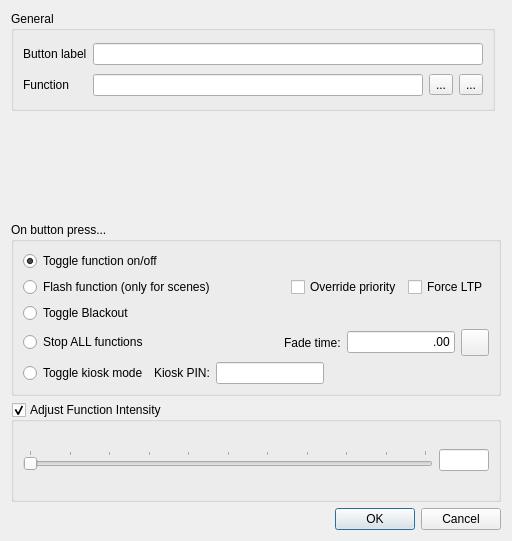
<?xml version="1.0" encoding="UTF-8"?>
<ui version="4.0">
 <author>Massimo Callegari</author>
 <comment>
  Q Light Controller Plus
  vcbuttonproperties.ui

  Copyright (c) 2015 Massimo Callegari

  Licensed under the Apache License, Version 2.0 (the &quot;License&quot;);
  you may not use this file except in compliance with the License.
  You may obtain a copy of the License at

      http://www.apache.org/licenses/LICENSE-2.0.txt

  Unless required by applicable law or agreed to in writing, software
  distributed under the License is distributed on an &quot;AS IS&quot; BASIS,
  WITHOUT WARRANTIES OR CONDITIONS OF ANY KIND, either express or implied.
  See the License for the specific language governing permissions and
  limitations under the License.
 </comment>
 <class>VCButtonProperties</class>
 <widget class="QDialog" name="VCButtonProperties">
  <property name="geometry">
   <rect>
    <x>0</x>
    <y>0</y>
    <width>512</width>
    <height>541</height>
   </rect>
  </property>
  <property name="windowTitle">
   <string>Button properties</string>
  </property>
  <layout class="QGridLayout" name="gridLayout">
   <item row="4" column="0" colspan="2">
    <widget class="QGroupBox" name="groupBox_4">
     <property name="title">
      <string>On button press...</string>
     </property>
     <layout class="QVBoxLayout">
      <item>
       <widget class="QRadioButton" name="m_toggle">
        <property name="toolTip">
         <string>Toggle the assigned function on/off with this button</string>
        </property>
        <property name="text">
         <string>Toggle function on/off</string>
        </property>
        <property name="checked">
         <bool>true</bool>
        </property>
       </widget>
      </item>
      <item>
       <layout class="QHBoxLayout" name="horizontalLayout_4">
        <item>
         <widget class="QRadioButton" name="m_flash">
          <property name="toolTip">
           <string>Flash the assigned function with this button</string>
          </property>
          <property name="text">
           <string>Flash function (only for scenes)</string>
          </property>
         </widget>
        </item>
        <item>
         <spacer name="horizontalSpacer">
          <property name="orientation">
           <enum>Qt::Horizontal</enum>
          </property>
          <property name="sizeHint" stdset="0">
           <size>
            <width>40</width>
            <height>20</height>
           </size>
          </property>
         </spacer>
        </item>
        <item>
         <widget class="QCheckBox" name="m_overridePriority">
          <property name="text">
           <string>Override priority</string>
          </property>
         </widget>
        </item>
        <item>
         <widget class="QCheckBox" name="m_forceLTP">
          <property name="text">
           <string>Force LTP</string>
          </property>
         </widget>
        </item>
       </layout>
      </item>
      <item>
       <widget class="QRadioButton" name="m_blackout">
        <property name="text">
         <string>Toggle Blackout</string>
        </property>
       </widget>
      </item>
      <item>
       <layout class="QHBoxLayout" name="horizontalLayout_2">
        <item>
         <widget class="QRadioButton" name="m_stopAll">
          <property name="sizePolicy">
           <sizepolicy hsizetype="MinimumExpanding" vsizetype="Fixed">
            <horstretch>0</horstretch>
            <verstretch>0</verstretch>
           </sizepolicy>
          </property>
          <property name="text">
           <string>Stop ALL functions</string>
          </property>
         </widget>
        </item>
        <item>
         <widget class="QLabel" name="m_safFadeLabel">
          <property name="text">
           <string>Fade time:</string>
          </property>
         </widget>
        </item>
        <item>
         <widget class="QLineEdit" name="m_fadeOutEdit">
          <property name="sizePolicy">
           <sizepolicy hsizetype="Minimum" vsizetype="Fixed">
            <horstretch>0</horstretch>
            <verstretch>0</verstretch>
           </sizepolicy>
          </property>
          <property name="text">
           <string notr="true">.00</string>
          </property>
          <property name="alignment">
           <set>Qt::AlignRight|Qt::AlignTrailing|Qt::AlignVCenter</set>
          </property>
         </widget>
        </item>
        <item>
         <widget class="QToolButton" name="m_speedDialButton">
          <property name="icon">
           <iconset resource="../qlcui.qrc">
            <normaloff>:/speed.png</normaloff>:/speed.png</iconset>
          </property>
          <property name="iconSize">
           <size>
            <width>20</width>
            <height>20</height>
           </size>
          </property>
          <property name="checkable">
           <bool>true</bool>
          </property>
         </widget>
        </item>
       </layout>
      </item>
      <item>
       <layout class="QHBoxLayout" name="horizontalLayout_3">
        <item>
         <widget class="QRadioButton" name="m_kiosk">
          <property name="text">
           <string>Toggle kiosk mode</string>
          </property>
         </widget>
        </item>
        <item>
         <widget class="QLabel" name="m_kioskPinLabel">
          <property name="text">
           <string>Kiosk PIN:</string>
          </property>
         </widget>
        </item>
        <item>
         <widget class="QLineEdit" name="m_kioskPinEdit">
          <property name="sizePolicy">
           <sizepolicy hsizetype="Minimum" vsizetype="Fixed">
            <horstretch>0</horstretch>
            <verstretch>0</verstretch>
           </sizepolicy>
          </property>
          <property name="maxLength">
           <number>4</number>
          </property>
          <property name="alignment">
           <set>Qt::AlignRight|Qt::AlignTrailing|Qt::AlignVCenter</set>
          </property>
         </widget>
        </item>
        <item>
         <spacer name="horizontalSpacer_2">
          <property name="orientation">
           <enum>Qt::Horizontal</enum>
          </property>
          <property name="sizeHint" stdset="0">
           <size>
            <width>40</width>
            <height>20</height>
           </size>
          </property>
         </spacer>
        </item>
       </layout>
      </item>
     </layout>
    </widget>
   </item>
   <item row="6" column="0" colspan="2">
    <widget class="QDialogButtonBox" name="m_buttonBox">
     <property name="orientation">
      <enum>Qt::Horizontal</enum>
     </property>
     <property name="standardButtons">
      <set>QDialogButtonBox::Cancel|QDialogButtonBox::Ok</set>
     </property>
    </widget>
   </item>
   <item row="5" column="0" colspan="2">
    <widget class="QGroupBox" name="m_intensityGroup">
     <property name="toolTip">
      <string>Adjust function intensity when it is running</string>
     </property>
     <property name="title">
      <string>Adjust Function Intensity</string>
     </property>
     <property name="checkable">
      <bool>true</bool>
     </property>
     <layout class="QHBoxLayout" name="horizontalLayout">
      <item>
       <widget class="QSlider" name="m_intensitySlider">
        <property name="sizePolicy">
         <sizepolicy hsizetype="MinimumExpanding" vsizetype="Fixed">
          <horstretch>1</horstretch>
          <verstretch>0</verstretch>
         </sizepolicy>
        </property>
        <property name="toolTip">
         <string>Function's adjusted intensity percentage when run</string>
        </property>
        <property name="minimum">
         <number>0</number>
        </property>
        <property name="maximum">
         <number>100</number>
        </property>
        <property name="orientation">
         <enum>Qt::Horizontal</enum>
        </property>
        <property name="invertedAppearance">
         <bool>false</bool>
        </property>
        <property name="invertedControls">
         <bool>false</bool>
        </property>
        <property name="tickPosition">
         <enum>QSlider::TicksAbove</enum>
        </property>
        <property name="tickInterval">
         <number>10</number>
        </property>
       </widget>
      </item>
      <item>
       <widget class="QLineEdit" name="m_intensityEdit">
        <property name="sizePolicy">
         <sizepolicy hsizetype="Fixed" vsizetype="Fixed">
          <horstretch>0</horstretch>
          <verstretch>0</verstretch>
         </sizepolicy>
        </property>
        <property name="maximumSize">
         <size>
          <width>50</width>
          <height>16777215</height>
         </size>
        </property>
        <property name="maxLength">
         <number>4</number>
        </property>
       </widget>
      </item>
     </layout>
    </widget>
   </item>
   <item row="0" column="0">
    <widget class="QGroupBox" name="m_generalGroup">
     <property name="sizePolicy">
      <sizepolicy hsizetype="MinimumExpanding" vsizetype="Preferred">
       <horstretch>0</horstretch>
       <verstretch>0</verstretch>
      </sizepolicy>
     </property>
     <property name="title">
      <string>General</string>
     </property>
     <layout class="QGridLayout" name="gridLayoutGeneral">
      <item row="0" column="0">
       <widget class="QLabel" name="m_nameLabel">
        <property name="text">
         <string>Button label</string>
        </property>
       </widget>
      </item>
      <item row="0" column="1" colspan="3">
       <widget class="QLineEdit" name="m_nameEdit">
        <property name="toolTip">
         <string>Text to display on the button</string>
        </property>
       </widget>
      </item>
      <item row="1" column="0">
       <widget class="QLabel" name="m_functionLabel">
        <property name="text">
         <string>Function</string>
        </property>
       </widget>
      </item>
      <item row="1" column="1">
       <widget class="QLineEdit" name="m_functionEdit">
        <property name="toolTip">
         <string>The function that this button controls</string>
        </property>
        <property name="readOnly">
         <bool>true</bool>
        </property>
       </widget>
      </item>
      <item row="1" column="2">
       <widget class="QToolButton" name="m_attachFunction">
        <property name="toolTip">
         <string>Attach a function to this button</string>
        </property>
        <property name="text">
         <string notr="true">...</string>
        </property>
        <property name="icon">
         <iconset resource="../qlcui.qrc">
          <normaloff>:/attach.png</normaloff>:/attach.png</iconset>
        </property>
        <property name="iconSize">
         <size>
          <width>32</width>
          <height>32</height>
         </size>
        </property>
       </widget>
      </item>
      <item row="1" column="3">
       <widget class="QToolButton" name="m_detachFunction">
        <property name="toolTip">
         <string>Detach the button's function attachment</string>
        </property>
        <property name="text">
         <string notr="true">...</string>
        </property>
        <property name="icon">
         <iconset resource="../qlcui.qrc">
          <normaloff>:/detach.png</normaloff>:/detach.png</iconset>
        </property>
        <property name="iconSize">
         <size>
          <width>32</width>
          <height>32</height>
         </size>
        </property>
       </widget>
      </item>
     </layout>
    </widget>
   </item>
   <item row="1" column="0" colspan="2">
    <widget class="QFrame" name="frame">
     <layout class="QVBoxLayout" name="verticalLayout_3">
      <property name="leftMargin">
       <number>0</number>
      </property>
      <property name="topMargin">
       <number>0</number>
      </property>
      <property name="rightMargin">
       <number>0</number>
      </property>
      <property name="bottomMargin">
       <number>0</number>
      </property>
      <item>
       <layout class="QVBoxLayout" name="m_extControlLayout"/>
      </item>
     </layout>
    </widget>
   </item>
  </layout>
 </widget>
 <resources>
  <include location="../qlcui.qrc"/>
 </resources>
 <connections>
  <connection>
   <sender>m_buttonBox</sender>
   <signal>accepted()</signal>
   <receiver>VCButtonProperties</receiver>
   <slot>accept()</slot>
   <hints>
    <hint type="sourcelabel">
     <x>248</x>
     <y>254</y>
    </hint>
    <hint type="destinationlabel">
     <x>157</x>
     <y>274</y>
    </hint>
   </hints>
  </connection>
  <connection>
   <sender>m_buttonBox</sender>
   <signal>rejected()</signal>
   <receiver>VCButtonProperties</receiver>
   <slot>reject()</slot>
   <hints>
    <hint type="sourcelabel">
     <x>316</x>
     <y>260</y>
    </hint>
    <hint type="destinationlabel">
     <x>286</x>
     <y>274</y>
    </hint>
   </hints>
  </connection>
 </connections>
</ui>
